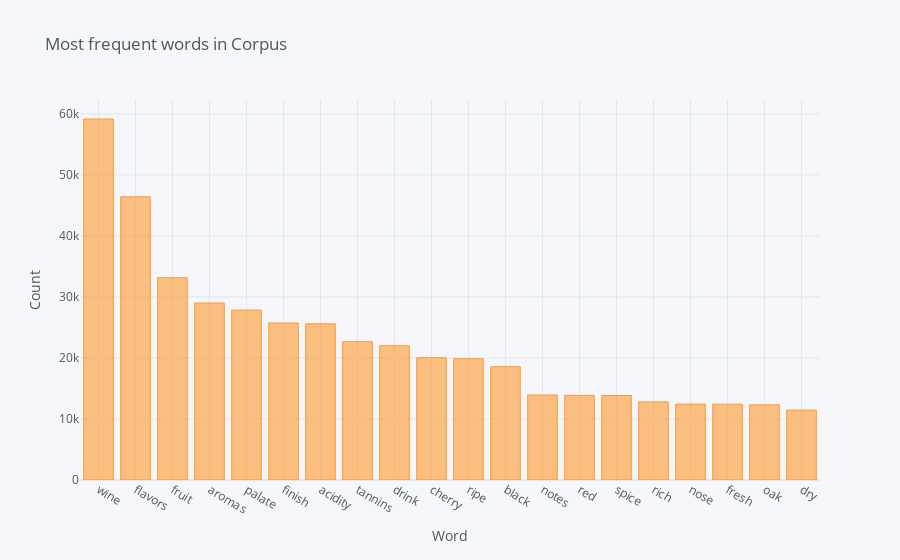

Notebook code for this chart:
### Code cell
words_df.set_index('word').wordCount.head(20).iplot(kind = 'bar', title = 'Most frequent words in Corpus', yTitle = 'Count', xTitle = 'Word')

### Figure 1 — Plotly figure (JSON) as saved in the notebook; plotly's stock layout.template omitted (floating-point values rounded to 4 significant figures)
{"data": [{"marker": {"color": "rgba(255, 153, 51, 0.6)", "line": {"color": "rgba(255, 153, 51, 1.0)", "width": 1}}, "name": "wordCount", "orientation": "v", "text": "", "type": "bar", "x": ["wine", "flavors", "fruit", "aromas", "palate", "finish", "acidity", "tannins", "drink", "cherry", "ripe", "black", "notes", "red", "spice", "rich", "nose", "fresh", "oak", "dry"], "y": [59177, 46429, 33152, 29013, 27856, 25737, 25605, 22669, 22016, 20045, 19882, 18581, 13943, 13868, 13852, 12806, 12441, 12432, 12316, 11463]}], "layout": {"autosize": true, "legend": {"bgcolor": "#F5F6F9", "font": {"color": "#4D5663"}}, "paper_bgcolor": "#F5F6F9", "plot_bgcolor": "#F5F6F9", "title": {"font": {"color": "#4D5663"}, "text": "Most frequent words in Corpus"}, "xaxis": {"autorange": true, "gridcolor": "#E1E5ED", "range": [-0.5, 19.5], "showgrid": true, "tickfont": {"color": "#4D5663"}, "title": {"font": {"color": "#4D5663"}, "text": "Word"}, "type": "category", "zerolinecolor": "#E1E5ED"}, "yaxis": {"autorange": true, "gridcolor": "#E1E5ED", "range": [0, 62290.0], "showgrid": true, "tickfont": {"color": "#4D5663"}, "title": {"font": {"color": "#4D5663"}, "text": "Count"}, "type": "linear", "zerolinecolor": "#E1E5ED"}}}
